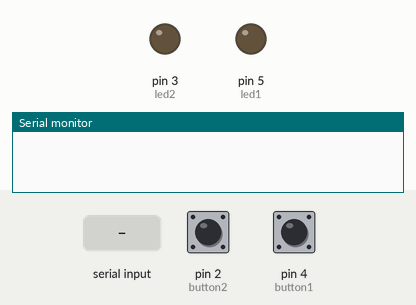
Simulated run of this sketch. Board: Arduino Uno, built with avr-gcc and run on an emulated ATmega328P. Parts: output pins drawn as LEDs (lit = HIGH), the last lines printed to the serial monitor. The test bench sets the inputs (shaded band); at power-on: pin 2 (button2) HIGH, pin 4 (button1) HIGH.

Above: at 1.2 s.
1.3 s: pin 2 (button2) pulled LOW for 3.2 s
At 5.4 s:
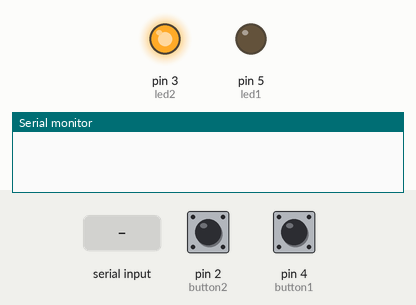
6.0 s: pin 4 (button1) pulled LOW for 1 s
At 7.4 s:
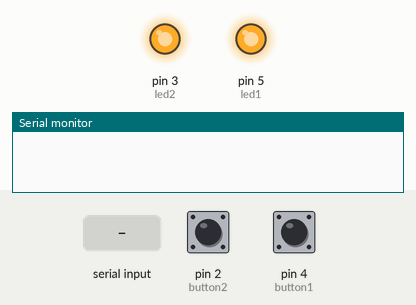
8.5 s: "bn:\n" received over Serial
At 9.7 s:
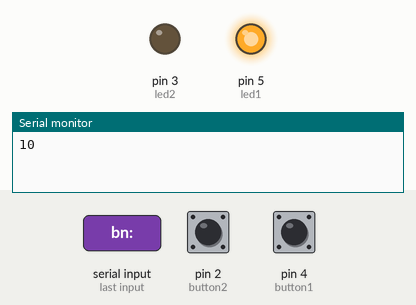
10.0 s: "fn:\n" received over Serial
At 11.1 s:
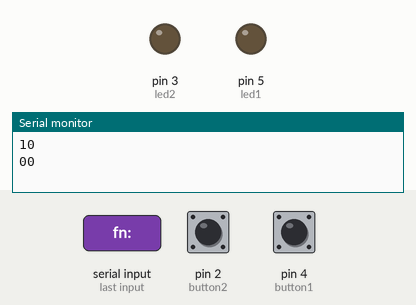
11.5 s: pin 2 (button2) pulled LOW for 0.15 s
At 12.1 s:
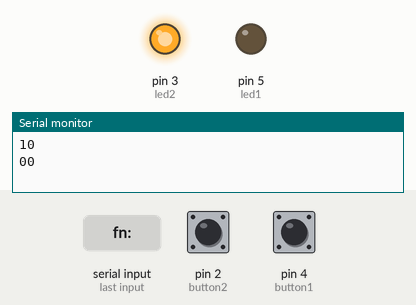
Timing chart, 0 to 14.1 s (numbered marks = the images above; inputs shaded):
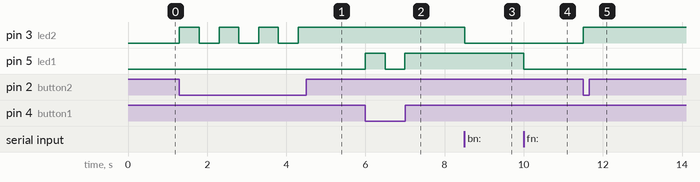

Measured:
- after the input at 1.3 s, pin 3 (led2): alternates HIGH for 0.50 s and LOW for 0.50 s, 7 changes in all, then stays HIGH, starting at once
- after the input at 6.0 s, pin 5 (led1): LOW → HIGH at once, → LOW 0.50 s later, → HIGH 0.50 s later
- after the input at 8.5 s, pin 3 (led2): HIGH → LOW at once
- after the input at 10.0 s, pin 5 (led1): HIGH → LOW at once
- after the input at 11.5 s, pin 3 (led2): LOW → HIGH at once

The sketch:

water_tanker_buttons.ino
```cpp
static short button1 = 4;
static short button2 = 2;
static short led1 = 5;
static short led2 = 3;

int brightness1 = 0;    // how bright the LED1 is
int brightness2 = 0;    // how bright led 2 is
int fadeAmount = 1;

static int fade_delay = 30; // ms to puse between fade steps
long last_fade1 = 0; // time (ms) of last fade
long last_fade2 = 0;

static int blink_delay = 1000; // ms to pause between blinks
long last_blink1 = 0;
long last_blink2 = 0;
int led1_status = LOW;
int led2_status = LOW;

boolean valve1_on = false;
boolean valve2_on = false;
boolean tank1_full = false;
boolean tank2_full = false;

static int debounce_time = 500; // ms to take out button debounce
long last_press1 = 0;
long last_press2 = 0;

String inputString = "";         // a string to hold incoming data
boolean serial_recived = false;  // whether the string is complete

void setup() {
  Serial.begin(9600);

  pinMode(button1, INPUT_PULLUP);
  pinMode(button2, INPUT_PULLUP);
  pinMode(led1, OUTPUT);
  pinMode(led2, OUTPUT);

  digitalWrite(button1, HIGH);
  digitalWrite(button2, HIGH);

  inputString.reserve(5);
}

void loop() {
  if(serial_recived) {
    proccessSerial();
    sendSerial();
  }

  if(digitalRead(button1) == LOW) { // if the buttons pressed
    if((millis() - last_press1) >= debounce_time) {
      last_press1 = millis();
      if(!tank1_full || valve1_on)                // if the tank is not full or the valve is on already
        valve1_on = !valve1_on;      // then switch the valve
    }
  }

  if(digitalRead(button2) == LOW) {
    if((millis() - last_press2) >= debounce_time) {
       last_press2 = millis();
       if(!tank2_full || valve2_on)
         valve2_on = !valve2_on;
    }
  }

  if(tank1_full) {  // if fronts full then blink the light and turn vlave off
    blinkLight(1);
    valve1_on = false;
  } else if(valve1_on) {  // if not full and valve on fade light up
    digitalWrite(led1,HIGH);
  } else {              // turn off light if nothing else
    digitalWrite(led1,LOW);
  }

  if(tank2_full) {  // if the back tanks full blikn the light and turn the valve off
    blinkLight(2);
    valve2_on = false;
  } else if(valve2_on) {  // if its not full and on fade the light up
    digitalWrite(led2,HIGH);
  } else {                // if nothing then turn the light off
    digitalWrite(led2,LOW);
  }

}

void blinkLight(int valve) {

  switch(valve) {
    case 1:
     if((millis() - last_blink1) >= blink_delay) {
      led1_status = !led1_status;
      digitalWrite(led1,led1_status);
      last_blink1 = millis();
     }
     break;
    case 2:
      if((millis() - last_blink2) >= blink_delay) {
        led2_status = !led2_status;
        digitalWrite(led2,led2_status);
        last_blink2 = millis();
       }
     break;
  }
}

void fadeLight(int valve) {
  switch(valve) {
    case 1:
      if((millis() - last_fade1) >= fade_delay) {
        analogWrite(led1, brightness1);
        brightness1 += fadeAmount;
        if(brightness1 >= 255)
          brightness1 = 0;
        last_fade1 = millis();
      }
      break;
    case 2:
      if((millis() - last_fade2) >= fade_delay) {
        analogWrite(led2, brightness2);
        brightness2 += fadeAmount;
        if(brightness2 >= 255)
          brightness2 = 0;
        last_fade2 = millis();
      }
      break;
  }

}

// send data back to main board -- button pressed basically is all
// 0 or 1 -- char on or off front valve
// 0 or 1 -- char on or off back valve
// '\n'    -- char done
void sendSerial() {
  if(valve1_on)
    Serial.print('1');
  else
    Serial.print('0');
  if(valve2_on)
    Serial.print('1');
  else
    Serial.print('0');

  Serial.print('\n');
}

/** proccessSerial()
  *   Serial Data read from main to inputString in the form:
  *   bf:1,ff:0,bn:1,fn:0\n -- back full: yes, front full: no, back on: yes, front on: no
  *
  *   back full and front full are always sent, back or front on or off are only sent when a change has come from the internet
***/
void proccessSerial() {
  int pos = 0;
  char r;

  pos = inputString.indexOf("bf:");
  if(pos >= 0) {
    r = inputString.charAt(pos + 3);
    if(r == '1') {
      tank2_full = true;
      valve2_on = false;
    } else
      tank2_full = false;
  }

  pos = inputString.indexOf("ff:");
  if(pos >= 0) {
    r = inputString.charAt(pos + 3);
    if(r == '1') {
      tank1_full = true;
      valve1_on = false;
    } else
      tank1_full = false;
  }

  pos = inputString.indexOf("bn:");
  if(pos >= 0) {
    r = inputString.charAt(pos + 3);
    if(r == '1')
      valve2_on = true;
    else
      valve2_on = false;
  }

  pos = inputString.indexOf("fn:");
  if(pos >= 0) {
    r = inputString.charAt(pos + 3);
    if(r == '1')
      valve1_on = true;
    else
      valve1_on = false;
  }

  serial_recived = false;  // processed the serial we got so don't come back here till we get more
  inputString = "";
}

void serialEvent() {
  while (Serial.available()) {
    // get the new byte:
    char inChar = (char)Serial.read();
    // add it to the inputString:
    inputString += inChar;
    // if the incoming character is a newline, set a flag
    // so the main loop can do something about it:
    if (inChar == '\n') {
      serial_recived = true;
    }
  }
  Serial.flush();
}

void debugStatus() {
  Serial.println("--- DEBUG ---");

  Serial.print(" Front Valve: ");
  if(valve1_on)
    Serial.println("On");
  else
    Serial.println("Off");

  Serial.print(" Back Valve: ");
  if(valve2_on)
    Serial.println("On");
  else
    Serial.println("Off");

  Serial.print(" Front Full: ");
  if(tank1_full)
    Serial.println("Full");
  else
    Serial.println("No");

  Serial.print(" Back Full: ");
  if(tank2_full)
    Serial.println("Full");
  else
    Serial.println("No");

 Serial.println("--- END DEBUG ---");
}
```
